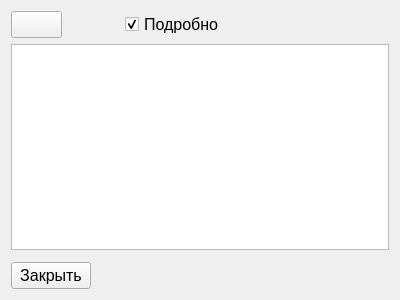
<?xml version="1.0" encoding="UTF-8"?>
<ui version="4.0">
 <class>ZrmReportViewDialog</class>
 <widget class="QDialog" name="ZrmReportViewDialog">
  <property name="geometry">
   <rect>
    <x>0</x>
    <y>0</y>
    <width>400</width>
    <height>300</height>
   </rect>
  </property>
  <property name="font">
   <font>
    <pointsize>12</pointsize>
   </font>
  </property>
  <property name="windowTitle">
   <string>Отчет</string>
  </property>
  <layout class="QVBoxLayout" name="verticalLayout">
   <item>
    <layout class="QHBoxLayout" name="horizontalLayout">
     <item>
      <widget class="QPushButton" name="tbSavePdf">
       <property name="toolTip">
        <string>Сохранить PDF</string>
       </property>
       <property name="text">
        <string/>
       </property>
       <property name="icon">
        <iconset resource="zrm_resource.qrc">
         <normaloff>:/zrm/icons/save_pdf.png</normaloff>:/zrm/icons/save_pdf.png</iconset>
       </property>
       <property name="iconSize">
        <size>
         <width>32</width>
         <height>32</height>
        </size>
       </property>
       <property name="autoDefault">
        <bool>false</bool>
       </property>
      </widget>
     </item>
     <item>
      <widget class="QPushButton" name="tbSaveHtml">
       <property name="toolTip">
        <string>Сохранить HTML</string>
       </property>
       <property name="text">
        <string/>
       </property>
       <property name="icon">
        <iconset resource="zrm_resource.qrc">
         <normaloff>:/zrm/icons/html.png</normaloff>:/zrm/icons/html.png</iconset>
       </property>
       <property name="iconSize">
        <size>
         <width>32</width>
         <height>32</height>
        </size>
       </property>
       <property name="autoDefault">
        <bool>false</bool>
       </property>
       <property name="flat">
        <bool>true</bool>
       </property>
      </widget>
     </item>
     <item>
      <widget class="QCheckBox" name="cb_report_details">
       <property name="text">
        <string>Подробно</string>
       </property>
       <property name="checked">
        <bool>true</bool>
       </property>
      </widget>
     </item>
     <item>
      <spacer name="horizontalSpacer">
       <property name="orientation">
        <enum>Qt::Horizontal</enum>
       </property>
       <property name="sizeHint" stdset="0">
        <size>
         <width>40</width>
         <height>20</height>
        </size>
       </property>
      </spacer>
     </item>
    </layout>
   </item>
   <item>
    <widget class="QTextEdit" name="result_text">
     <property name="readOnly">
      <bool>true</bool>
     </property>
    </widget>
   </item>
   <item>
    <widget class="QtCharts::QChartView" name="chartView" native="true"/>
   </item>
   <item>
    <widget class="QPushButton" name="buttonClose">
     <property name="sizePolicy">
      <sizepolicy hsizetype="Maximum" vsizetype="Fixed">
       <horstretch>0</horstretch>
       <verstretch>0</verstretch>
      </sizepolicy>
     </property>
     <property name="text">
      <string>Закрыть</string>
     </property>
     <property name="autoDefault">
      <bool>false</bool>
     </property>
    </widget>
   </item>
  </layout>
 </widget>
 <customwidgets>
  <customwidget>
   <class>QtCharts::QChartView</class>
   <extends>QWidget</extends>
   <header>QtCharts/qchartview.h</header>
   <container>1</container>
  </customwidget>
 </customwidgets>
 <resources>
  <include location="zrm_resource.qrc"/>
 </resources>
 <connections>
  <connection>
   <sender>buttonClose</sender>
   <signal>clicked()</signal>
   <receiver>ZrmReportViewDialog</receiver>
   <slot>close()</slot>
   <hints>
    <hint type="sourcelabel">
     <x>127</x>
     <y>251</y>
    </hint>
    <hint type="destinationlabel">
     <x>199</x>
     <y>149</y>
    </hint>
   </hints>
  </connection>
 </connections>
</ui>
